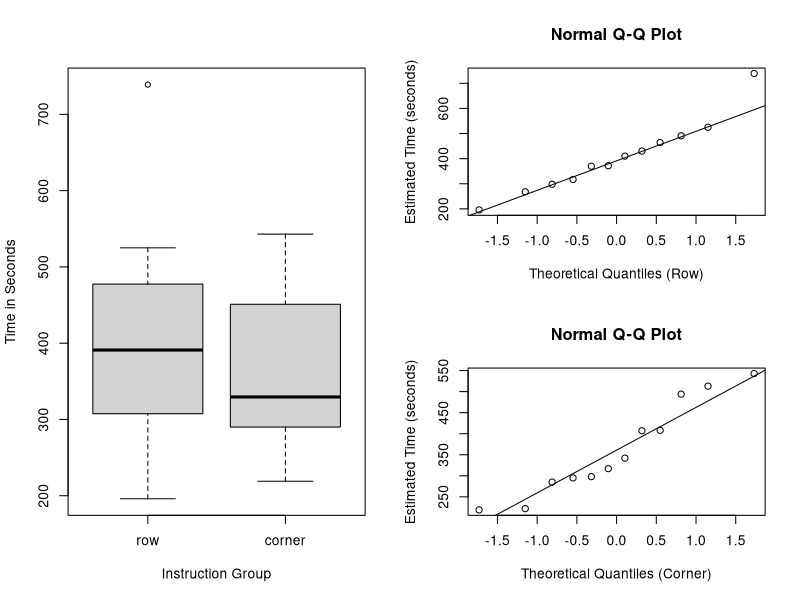
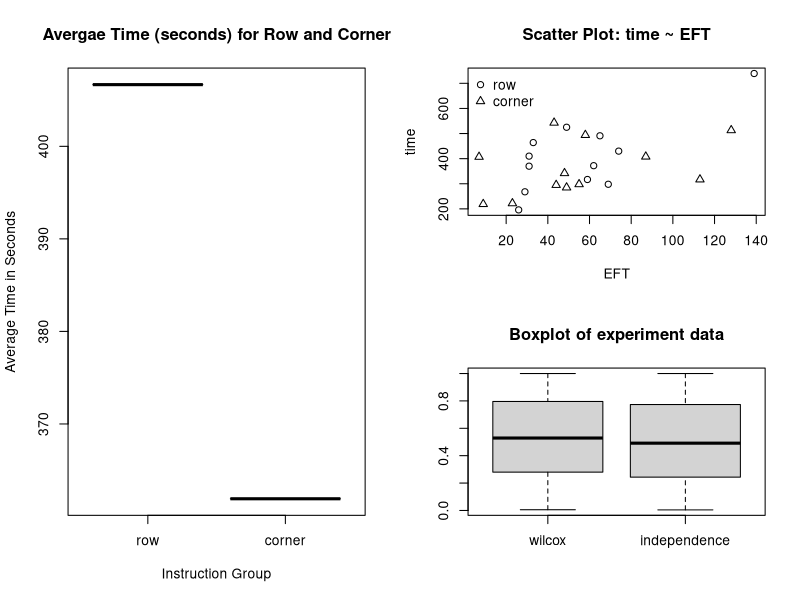

These figures' R source, in order:
## ---- chunk 1
knitr::opts_chunk$set(echo = TRUE, warning = FALSE)
## ---- chunk 2
data("EFT", package = "HSAUR3")
EFT[10:15,0:3]
## ---- chunk 3
data("EFT", package = "HSAUR3")
summary(EFT)
## ---- chunk 4
layout(matrix(c(1,2,1,3), nrow = 2, ncol = 2, byrow = TRUE))

boxplot(time ~ group, data = EFT, 
        xlab = "Instruction Group",
        ylab = "Time in Seconds",
        varwidth = TRUE)

row <- EFT$group == "row"
qqnorm(EFT$time[row],ylab = "Estimated Time (seconds)", xlab = "Theoretical Quantiles (Row)")
qqline(EFT$time[row])

qqnorm(EFT$time[!row],ylab = "Estimated Time (seconds)", xlab = "Theoretical Quantiles (Corner)")
qqline(EFT$time[!row])
## ---- chunk 5
EFT_means <- aggregate(time ~ group, EFT, mean)
## ---- chunk 6
plot(as.factor(EFT_means$group), EFT_means$time, xlab= "Instruction Group", ylab="Average Time in Seconds", main="Avergae Time (seconds) for Row and Corner")
## ---- chunk 7
cor.test(~ time + EFT, data = EFT)
# summary(water)
## ---- chunk 8
groups <- as.numeric(EFT$group)
plot(time ~ EFT, data = EFT, pch=groups, main="Scatter Plot: time ~ EFT")
legend("topleft", legend = levels(EFT$group),
       pch = c(1,2), bty = "n")
## ---- chunk 9
data("orallesions", package = "HSAUR3")
orallesions
## ---- chunk 10
fisher.test(orallesions)
## ---- chunk 11
chisq.test(orallesions)
## ---- chunk 12
library("coin")

sample_data <- data.frame(
  score = rnorm(20),
  sex = as.factor(c(rep("Girl", 10), rep("Boy", 10)))
)

summary(sample_data)
## ---- chunk 13
aggregate(score ~ sex, sample_data, mean)
## ---- chunk 14
wilcox.test(sample_data$score ~ sample_data$sex)

independence_test(sample_data$score ~ sample_data$sex, distribution = exact())
## ---- chunk 15
library("coin")

# Create empty list to append p_values of 1000 replications
w_values <- rep(NA, 1)
i_values <- rep(NA, 1)

# Loop over 1000 times
for (x in 1:1000) {
  
  #Create sample data
  sample_data <- data.frame(
    score = rnorm(20),
    sex = as.factor(c(rep("Girl", 10), rep("Boy", 10)))
  )

  # Extract p_calues from each test
  w_pValue <- wilcox.test(sample_data$score ~ sample_data$sex)$p.value
  i_pValue <- pvalue(independence_test(sample_data$score ~ sample_data$sex
                                       , distribution = exact()))
  
  # Append the p_values to the above lists
  w_values <- c(w_values, w_pValue)
  i_values <- c(i_values, i_pValue)
} 
## ---- chunk 16
# Remove NA value which we added to create empty list
w_values <- w_values[!is.na(w_values)]
i_values <- i_values[!is.na(i_values)]

# Create DF of two lists
p_values <- data.frame(
  wilcox = w_values,
  independence = i_values
)
## ---- chunk 17
# Generate Summary
summary(p_values)
## ---- chunk 18
boxplot(p_values, main="Boxplot of experiment data")
